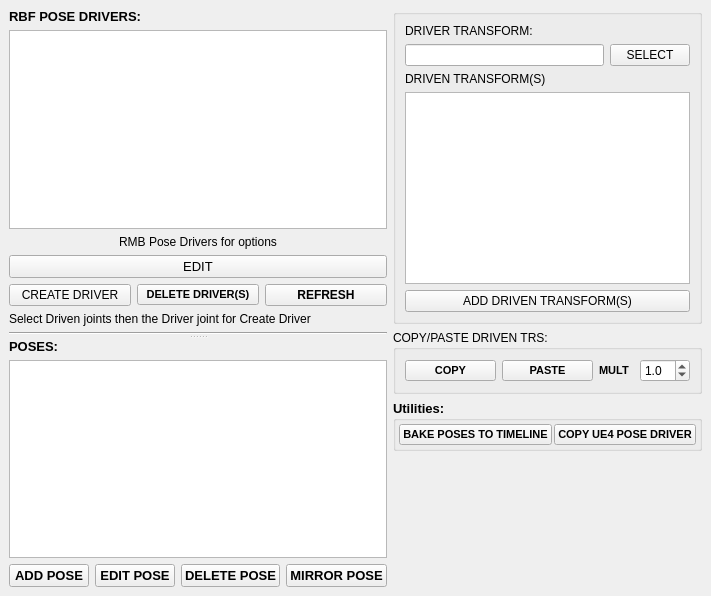
<?xml version="1.0" encoding="UTF-8"?>
<ui version="4.0">
 <class>MainWindow</class>
 <widget class="QMainWindow" name="MainWindow">
  <property name="geometry">
   <rect>
    <x>0</x>
    <y>0</y>
    <width>697</width>
    <height>596</height>
   </rect>
  </property>
  <property name="windowTitle">
   <string>MainWindow</string>
  </property>
  <widget class="QWidget" name="centralwidget">
   <layout class="QHBoxLayout" name="horizontalLayout">
    <item>
     <widget class="QSplitter" name="splitter">
      <property name="orientation">
       <enum>Qt::Vertical</enum>
      </property>
      <widget class="QWidget" name="verticalLayoutWidget">
       <layout class="QVBoxLayout" name="verticalLayout">
        <item>
         <widget class="QLabel" name="label">
          <property name="sizePolicy">
           <sizepolicy hsizetype="Minimum" vsizetype="Minimum">
            <horstretch>0</horstretch>
            <verstretch>0</verstretch>
           </sizepolicy>
          </property>
          <property name="font">
           <font>
            <pointsize>10</pointsize>
            <weight>75</weight>
            <bold>true</bold>
           </font>
          </property>
          <property name="text">
           <string>RBF POSE DRIVERS:</string>
          </property>
         </widget>
        </item>
        <item>
         <widget class="QListWidget" name="driver_LIST">
          <property name="maximumSize">
           <size>
            <width>16777215</width>
            <height>16777215</height>
           </size>
          </property>
          <property name="selectionMode">
           <enum>QAbstractItemView::ContiguousSelection</enum>
          </property>
         </widget>
        </item>
        <item>
         <widget class="QLabel" name="label_6">
          <property name="text">
           <string>RMB Pose Drivers for options</string>
          </property>
          <property name="alignment">
           <set>Qt::AlignCenter</set>
          </property>
         </widget>
        </item>
        <item>
         <widget class="QPushButton" name="toggle_edit_BTN">
          <property name="font">
           <font>
            <pointsize>10</pointsize>
           </font>
          </property>
          <property name="text">
           <string>EDIT</string>
          </property>
          <property name="checkable">
           <bool>true</bool>
          </property>
         </widget>
        </item>
        <item>
         <layout class="QHBoxLayout" name="horizontalLayout_11">
          <property name="topMargin">
           <number>0</number>
          </property>
          <item>
           <widget class="QPushButton" name="create_driver_BTN">
            <property name="text">
             <string>CREATE DRIVER</string>
            </property>
           </widget>
          </item>
          <item>
           <widget class="QPushButton" name="delete_driver_BTN">
            <property name="font">
             <font>
              <pointsize>8</pointsize>
              <weight>75</weight>
              <bold>true</bold>
             </font>
            </property>
            <property name="text">
             <string>DELETE DRIVER(S)</string>
            </property>
           </widget>
          </item>
          <item>
           <widget class="QPushButton" name="refresh_BTN">
            <property name="font">
             <font>
              <weight>75</weight>
              <bold>true</bold>
             </font>
            </property>
            <property name="text">
             <string>REFRESH</string>
            </property>
           </widget>
          </item>
         </layout>
        </item>
        <item>
         <widget class="QLabel" name="label_7">
          <property name="text">
           <string>Select Driven joints then the Driver joint for Create Driver</string>
          </property>
         </widget>
        </item>
        <item>
         <widget class="Line" name="line_4">
          <property name="orientation">
           <enum>Qt::Horizontal</enum>
          </property>
         </widget>
        </item>
       </layout>
      </widget>
      <widget class="QWidget" name="verticalLayoutWidget_2">
       <layout class="QVBoxLayout" name="verticalLayout_4">
        <item>
         <widget class="QLabel" name="label_2">
          <property name="font">
           <font>
            <pointsize>10</pointsize>
            <weight>75</weight>
            <bold>true</bold>
           </font>
          </property>
          <property name="text">
           <string>POSES:</string>
          </property>
         </widget>
        </item>
        <item>
         <widget class="QListWidget" name="pose_LIST">
          <property name="selectionMode">
           <enum>QAbstractItemView::ContiguousSelection</enum>
          </property>
         </widget>
        </item>
        <item>
         <layout class="QHBoxLayout" name="horizontalLayout_2">
          <item>
           <widget class="QPushButton" name="add_pose_BTN">
            <property name="enabled">
             <bool>true</bool>
            </property>
            <property name="font">
             <font>
              <pointsize>10</pointsize>
              <weight>75</weight>
              <bold>true</bold>
             </font>
            </property>
            <property name="text">
             <string>ADD POSE</string>
            </property>
           </widget>
          </item>
          <item>
           <widget class="QPushButton" name="edit_pose_BTN">
            <property name="enabled">
             <bool>true</bool>
            </property>
            <property name="font">
             <font>
              <pointsize>10</pointsize>
              <weight>75</weight>
              <bold>true</bold>
             </font>
            </property>
            <property name="text">
             <string>EDIT POSE</string>
            </property>
           </widget>
          </item>
          <item>
           <widget class="QPushButton" name="delete_pose_BTN">
            <property name="enabled">
             <bool>true</bool>
            </property>
            <property name="font">
             <font>
              <pointsize>10</pointsize>
              <weight>75</weight>
              <bold>true</bold>
             </font>
            </property>
            <property name="text">
             <string>DELETE POSE</string>
            </property>
           </widget>
          </item>
          <item>
           <widget class="QPushButton" name="mirror_pose_BTN">
            <property name="enabled">
             <bool>true</bool>
            </property>
            <property name="font">
             <font>
              <pointsize>10</pointsize>
              <weight>75</weight>
              <bold>true</bold>
             </font>
            </property>
            <property name="text">
             <string>MIRROR POSE</string>
            </property>
           </widget>
          </item>
         </layout>
        </item>
       </layout>
      </widget>
     </widget>
    </item>
    <item>
     <layout class="QVBoxLayout" name="verticalLayout_3">
      <item>
       <widget class="QGroupBox" name="groupBox">
        <property name="title">
         <string/>
        </property>
        <layout class="QVBoxLayout" name="verticalLayout_5">
         <item>
          <widget class="QLabel" name="label_4">
           <property name="text">
            <string>DRIVER TRANSFORM:</string>
           </property>
          </widget>
         </item>
         <item>
          <layout class="QHBoxLayout" name="horizontalLayout_6">
           <property name="topMargin">
            <number>0</number>
           </property>
           <item>
            <widget class="QLineEdit" name="driver_transform_LINE"/>
           </item>
           <item>
            <widget class="QPushButton" name="select_driver_BTN">
             <property name="text">
              <string>SELECT</string>
             </property>
            </widget>
           </item>
          </layout>
         </item>
         <item>
          <widget class="QLabel" name="label_5">
           <property name="text">
            <string>DRIVEN TRANSFORM(S)</string>
           </property>
          </widget>
         </item>
         <item>
          <widget class="QListWidget" name="driven_transforms_LIST">
           <property name="selectionMode">
            <enum>QAbstractItemView::ContiguousSelection</enum>
           </property>
          </widget>
         </item>
         <item>
          <layout class="QHBoxLayout" name="horizontalLayout_3">
           <property name="topMargin">
            <number>0</number>
           </property>
           <item>
            <widget class="QPushButton" name="add_driven_BTN">
             <property name="text">
              <string>ADD DRIVEN TRANSFORM(S)</string>
             </property>
            </widget>
           </item>
          </layout>
         </item>
        </layout>
       </widget>
      </item>
      <item>
       <widget class="QGroupBox" name="groupBox_2">
        <property name="title">
         <string>COPY/PASTE DRIVEN TRS:</string>
        </property>
        <layout class="QVBoxLayout" name="verticalLayout_6">
         <item>
          <layout class="QHBoxLayout" name="horizontalLayout_9">
           <property name="topMargin">
            <number>0</number>
           </property>
           <item>
            <widget class="QPushButton" name="copy_driven_trs_BTN">
             <property name="enabled">
              <bool>true</bool>
             </property>
             <property name="font">
              <font>
               <pointsize>8</pointsize>
               <weight>75</weight>
               <bold>true</bold>
              </font>
             </property>
             <property name="text">
              <string>COPY</string>
             </property>
            </widget>
           </item>
           <item>
            <widget class="QPushButton" name="paste_driven_trs_BTN">
             <property name="minimumSize">
              <size>
               <width>0</width>
               <height>0</height>
              </size>
             </property>
             <property name="font">
              <font>
               <pointsize>8</pointsize>
               <weight>75</weight>
               <bold>true</bold>
              </font>
             </property>
             <property name="text">
              <string>PASTE</string>
             </property>
            </widget>
           </item>
           <item>
            <widget class="QLabel" name="label_3">
             <property name="maximumSize">
              <size>
               <width>35</width>
               <height>16777215</height>
              </size>
             </property>
             <property name="font">
              <font>
               <pointsize>8</pointsize>
               <weight>75</weight>
               <bold>true</bold>
              </font>
             </property>
             <property name="text">
              <string>MULT</string>
             </property>
            </widget>
           </item>
           <item>
            <widget class="QDoubleSpinBox" name="paste_mult_DSPN">
             <property name="maximumSize">
              <size>
               <width>50</width>
               <height>16777215</height>
              </size>
             </property>
             <property name="decimals">
              <number>1</number>
             </property>
             <property name="maximum">
              <double>5.000000000000000</double>
             </property>
             <property name="singleStep">
              <double>0.100000000000000</double>
             </property>
             <property name="value">
              <double>1.000000000000000</double>
             </property>
            </widget>
           </item>
          </layout>
         </item>
        </layout>
       </widget>
      </item>
      <item>
       <widget class="QGroupBox" name="pose_utils_BOX">
        <property name="enabled">
         <bool>true</bool>
        </property>
        <property name="font">
         <font>
          <pointsize>10</pointsize>
          <weight>75</weight>
          <bold>true</bold>
         </font>
        </property>
        <property name="title">
         <string>Utilities:</string>
        </property>
        <layout class="QVBoxLayout" name="verticalLayout_2">
         <property name="spacing">
          <number>2</number>
         </property>
         <property name="leftMargin">
          <number>3</number>
         </property>
         <property name="topMargin">
          <number>3</number>
         </property>
         <property name="rightMargin">
          <number>3</number>
         </property>
         <property name="bottomMargin">
          <number>3</number>
         </property>
         <item>
          <layout class="QHBoxLayout" name="horizontalLayout_5">
           <item>
            <widget class="QPushButton" name="bake_poses_BTN">
             <property name="enabled">
              <bool>true</bool>
             </property>
             <property name="font">
              <font>
               <pointsize>8</pointsize>
               <weight>75</weight>
               <bold>true</bold>
              </font>
             </property>
             <property name="text">
              <string>BAKE POSES TO TIMELINE</string>
             </property>
            </widget>
           </item>
           <item>
            <widget class="QPushButton" name="copy_pose_driver_BTN">
             <property name="enabled">
              <bool>true</bool>
             </property>
             <property name="font">
              <font>
               <pointsize>8</pointsize>
               <weight>75</weight>
               <bold>true</bold>
              </font>
             </property>
             <property name="text">
              <string>COPY UE4 POSE DRIVER</string>
             </property>
            </widget>
           </item>
          </layout>
         </item>
        </layout>
       </widget>
      </item>
      <item>
       <spacer name="verticalSpacer">
        <property name="orientation">
         <enum>Qt::Vertical</enum>
        </property>
        <property name="sizeHint" stdset="0">
         <size>
          <width>20</width>
          <height>40</height>
         </size>
        </property>
       </spacer>
      </item>
     </layout>
    </item>
   </layout>
  </widget>
  <action name="connectSkinNode_action">
   <property name="text">
    <string>Connect Selected Skin Nodes</string>
   </property>
  </action>
  <action name="createGeometry_action">
   <property name="text">
    <string>Create Geometry From SkinNode</string>
   </property>
  </action>
  <action name="unbindGeometry_action">
   <property name="checkable">
    <bool>true</bool>
   </property>
   <property name="checked">
    <bool>true</bool>
   </property>
   <property name="text">
    <string>Unbind Geometry When Saving</string>
   </property>
  </action>
 </widget>
 <resources/>
 <connections/>
</ui>
